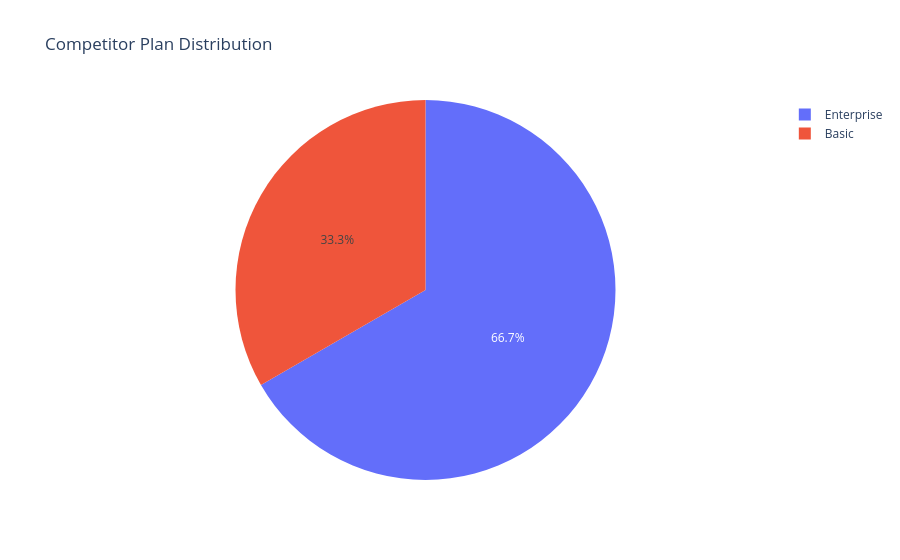

Source (notebook cell):
### Code cell
plan_count = df.groupby("Plan_Type")["Competitor"].count().reset_index()

fig = px.pie(
    plan_count,
    names="Plan_Type",
    values="Competitor",
    title="Competitor Plan Distribution"
)

fig.show()

### Figure 1 — Plotly figure (JSON) as saved in the notebook; plotly's stock layout.template omitted (floating-point values rounded to 4 significant figures)
{"data": [{"domain": {"x": [0, 1], "y": [0, 1]}, "hovertemplate": "Plan_Type=%{label}<br>Competitor=%{value}<extra></extra>", "labels": ["Basic", "Enterprise"], "legendgroup": "", "name": "", "showlegend": true, "type": "pie", "values": [1, 2]}], "layout": {"legend": {"tracegroupgap": 0}, "title": {"text": "Competitor Plan Distribution"}}}
